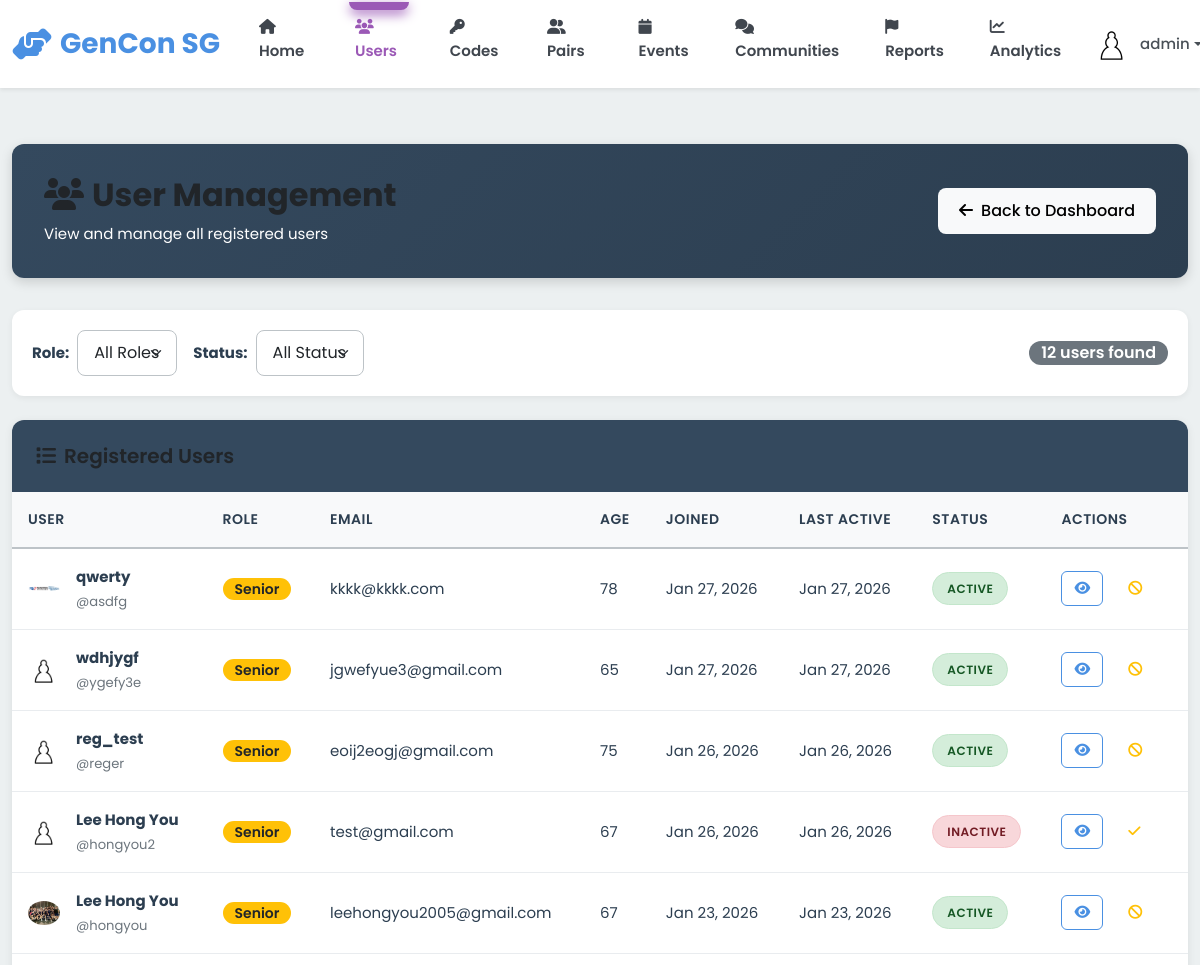
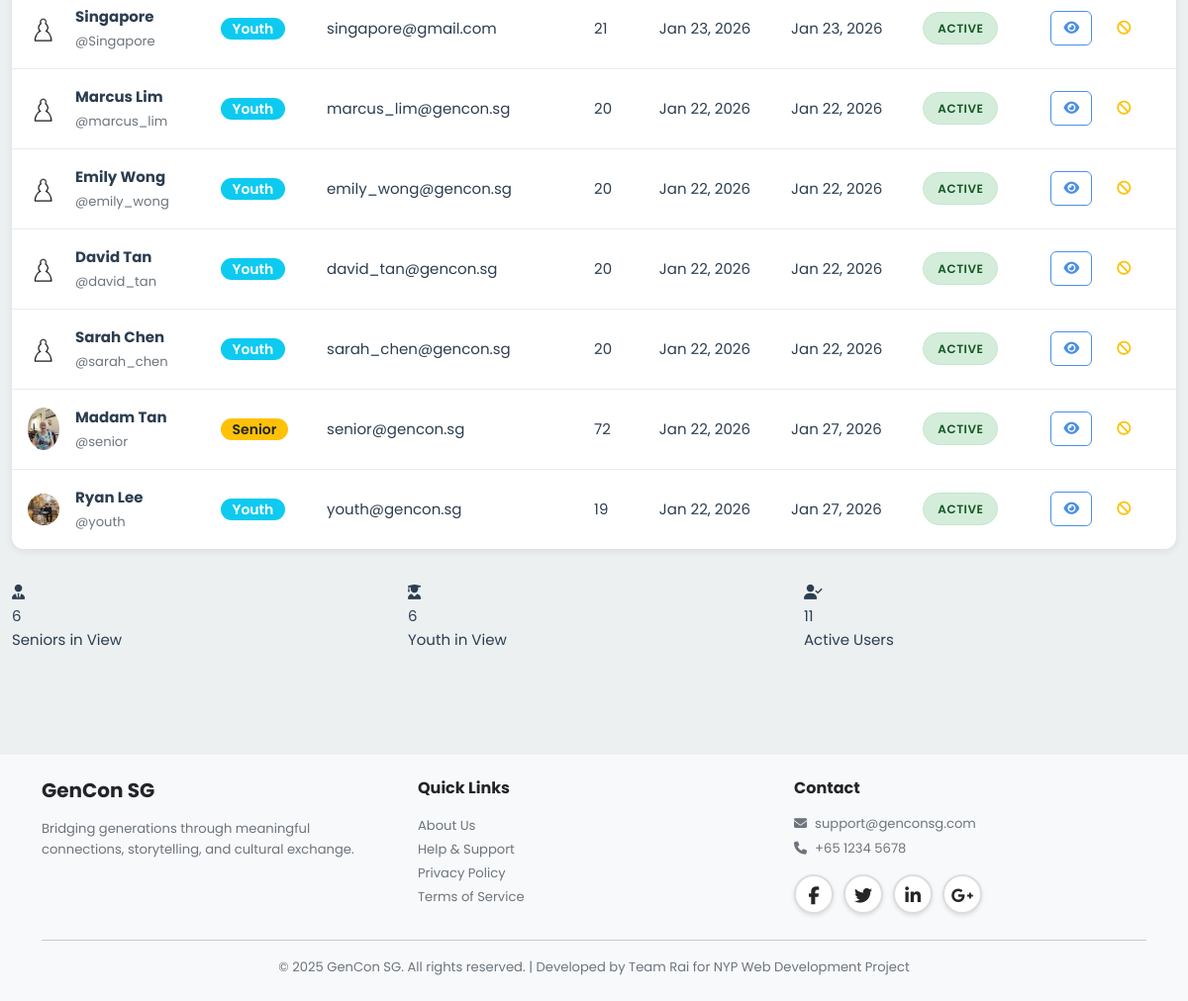
Page /admin/users (signed in) on the committed database (2 pictures, top to bottom).
### models.py (models this page shows, shortened)
class User(db.Model):
    __tablename__ = 'users'
    id = db.Column(db.Integer, primary_key=True)
    username = db.Column(db.String(80), unique=True, nullable=False, index=True)
    password_hash = db.Column(db.String(255), nullable=False)
    email = db.Column(db.String(120), unique=True, nullable=False, index=True)
    full_name = db.Column(db.String(120), nullable=False)
    phone = db.Column(db.String(20))
    age = db.Column(db.Integer, nullable=False)
    bio = db.Column(db.Text)  # User biography
    school = db.Column(db.String(255))  # School or organization for youth
    role = db.Column(db.String(20), nullable=False)  # 'senior', 'youth', or 'admin'
    elo = db.Column(db.Integer, default=1200) # Default ELO rating
    profile_picture = db.Column(db.String(255), default='images/default-avatar.png')
    disable_reason = db.Column(db.Text)
    interests_json = db.Column(db.Text)  # Stores interests as JSON array
    languages_json = db.Column(db.Text)  # Stores languages as JSON array
    accessibility_settings_json = db.Column(db.Text)  # Stores settings as JSON object
    created_at = db.Column(db.DateTime, default=datetime.utcnow, nullable=False)
    last_active = db.Column(db.DateTime, default=datetime.utcnow, nullable=False)
    is_active = db.Column(db.Boolean, default=True)
    stories = db.relationship('Story', back_populates='user', lazy='dynamic')
    sent_messages = db.relationship('Message', foreign_keys='Message.sender_id',
                                   back_populates='sender', lazy='dynamic')
    received_messages = db.relationship('Message', foreign_keys='Message.recipient_id',
                                       back_populates='recipient', lazy='dynamic')
    senior_pairs = db.relationship('Pair', foreign_keys='Pair.senior_id',
                                   back_populates='senior', lazy='dynamic')
    youth_pairs = db.relationship('Pair', foreign_keys='Pair.youth_id',
                                 back_populates='youth', lazy='dynamic')
    streak = db.relationship('Streak', back_populates='user', uselist=False)
    badges = db.relationship('Badge', back_populates='user', lazy='dynamic')
    checkins = db.relationship('Checkin', back_populates='user', lazy='dynamic')
    @property
    def interests(self):
        """Get interests as Python list from JSON string."""
        if self.interests_json:
            return json.loads(self.interests_json)
        return []
    @interests.setter
    def interests(self, value):
        """Set interests from Python list, store as JSON string."""
        self.interests_json = json.dumps(value)
    @property
    def languages(self):
        """Get languages as Python list from JSON string."""
        if self.languages_json:
            return json.loads(self.languages_json)
        return []
    @languages.setter
    def languages(self, value):
        """Set languages from Python list, store as JSON string."""
        self.languages_json = json.dumps(value)
    @property
    def accessibility_settings(self):
        """Get accessibility settings as Python dict from JSON string."""
        if self.accessibility_settings_json:
            return json.loads(self.accessibility_settings_json)
        return {}

### blueprints/admin.py (the view)
@admin_bp.route('/users')
@admin_required
def users():
    role_filter = request.args.get('role', 'all')
    status_filter = request.args.get('status', 'all')
    query = User.query.filter(User.role != 'admin')
    if role_filter != 'all':
        query = query.filter_by(role=role_filter)
    if status_filter == 'active':
        query = query.filter_by(is_active=True)
    elif status_filter == 'inactive':
        query = query.filter_by(is_active=False)
    users = query.order_by(User.created_at.desc()).all()
    return render_template('admin/users.html',
                         users=users,
                         role_filter=role_filter,
                         status_filter=status_filter)

### app.py (called while the page is built)
@app.context_processor
def inject_user():
    user_streak = 0
    if 'user_id' in session:
        from models import Streak
        streak = Streak.query.filter_by(user_id=session['user_id']).first()
        if streak:
            user_streak = streak.current_streak
    return dict(session=session, user_streak=user_streak)

@app.after_request
def add_security_headers(response):
    csp = (
        "default-src 'self'; "
        "script-src 'self' 'unsafe-inline' 'unsafe-eval' blob: https://cdn.jsdelivr.net https://cdnjs.cloudflare.com; "
        "style-src 'self' 'unsafe-inline' https://cdn.jsdelivr.net https://cdnjs.cloudflare.com https://fonts.googleapis.com; "
        "font-src 'self' https://cdnjs.cloudflare.com https://fonts.gstatic.com; "
        "img-src 'self' data: blob: https:; "
        "connect-src 'self' ws: wss: https://cdn.jsdelivr.net https://cdnjs.cloudflare.com; "
        "worker-src 'self' blob:;"
    )
    response.headers['Content-Security-Policy'] = csp
    return response

@app.template_filter('format_date')
def format_date_filter(date, format='%B %d, %Y'):
    if date:
        return (date + timedelta(hours=8)).strftime(format)
    return ''

@app.template_filter('fix_pfp')
def fix_pfp_filter(path):
    if not path:
        return 'images/default-avatar.png'
    if path.startswith('images/'):
        return path
    if path.startswith('http'):
        return path
    return f'images/{path}'

### blueprints/admin.py (called while the page is built)
def admin_required(f):
    @wraps(f)
    def decorated_function(*args, **kwargs):
        if 'user_id' not in session:
            flash('Please login to access this page', 'warning')
            return redirect(url_for('auth.login', role='admin'))
        if session.get('role') != 'admin':
            flash('Access denied. Admin privileges required.', 'danger')
            return redirect(url_for('index'))
        return f(*args, **kwargs)
    return decorated_function

### templates/admin/users.html (shortened to what this page needs)
{% extends "base.html" %}
{% block extra_css %}
<link rel="stylesheet" href="{{ url_for('static', filename='css/admin.css') }}">
{% endblock %}
{% block content %}
<div class="container-fluid py-4">
    <div class="admin-header">
        <div class="d-flex justify-content-between align-items-center">
            <div>
                <h1><i class="fas fa-users me-2"></i>User Management</h1>
                <p class="mb-0">View and manage all registered users</p>
            </div>
            <a href="{{ url_for('admin.dashboard') }}" class="btn btn-light">
                <i class="fas fa-arrow-left me-2"></i>Back to Dashboard
            </a>
        </div>
    </div>
    <div class="filter-bar">
        <form method="GET" class="d-flex gap-3 flex-wrap align-items-center w-100">
            <div class="d-flex align-items-center gap-2">
                <label for="role" class="fw-bold text-nowrap">Role:</label>
                <select name="role" id="role" class="form-select" onchange="this.form.submit()">
                    <option value="all" {% if role_filter == 'all' %}selected{% endif %}>All Roles</option>
                </select>
            </div>
            <div class="d-flex align-items-center gap-2">
                <label for="status" class="fw-bold text-nowrap">Status:</label>
                <select name="status" id="status" class="form-select" onchange="this.form.submit()">
                    <option value="all" {% if status_filter == 'all' %}selected{% endif %}>All Status</option>
                </select>
            </div>
            <div class="ms-auto">
                <span class="badge bg-secondary fs-6">{{ users|length }} users found</span>
            </div>
        </form>
    </div>
    <div class="data-table-container">
        <div class="table-header">
            <h3><i class="fas fa-list me-2"></i>Registered Users</h3>
        </div>
        {% if users %}
        <table class="data-table">
            <thead>
                <tr>
                    <th>User</th>
                    <th>Role</th>
                    <th>Email</th>
                    <th>Age</th>
                    <th>Joined</th>
                    <th>Last Active</th>
                    <th>Status</th>
                    <th>Actions</th>
                </tr>
            </thead>
            <tbody>
                {% for user in users %}
                <tr>
                    <td>
                        <div class="d-flex align-items-center gap-2">
                                    <img src="{{ url_for('static', filename=user.profile_picture|fix_pfp) }}"
                                         alt="{{ user.username }}"
                                         class="rounded-circle me-2"
                                         width="32" height="32"
                                         style="object-fit: cover;">
                            <div>
                                <div class="fw-bold">{{ user.full_name }}</div>
                                <small class="text-muted">@{{ user.username }}</small>
                            </div>
                        </div>
                    </td>
                    <td>
                        <span class="badge {% if user.role == 'senior' %}bg-warning text-dark{% else %}bg-info{% endif %}">
                            {{ user.role|capitalize }}
                        </span>
                    </td>
                    <td>{{ user.email }}</td>
                    <td>{{ user.age }}</td>
                    <td>{{ user.created_at|format_date('%b %d, %Y') }}</td>
                    <td>{{ user.last_active|format_date('%b %d, %Y') }}</td>
                    <td>
                        {% if user.is_active %}
                        <span class="status-badge active">Active</span>
                        {% else %}
                        <span class="status-badge inactive">Inactive</span>
                        {% endif %}
                    </td>
                    <td>
                        <div class="d-flex gap-1">
                            <a href="{{ url_for('admin.user_detail', user_id=user.id) }}"
                               class="btn btn-sm btn-outline-primary table-action-btn"
                               title="View Details">
                                <i class="fas fa-eye"></i>
                            </a>
                            <form action="{{ url_for('admin.toggle_user_status', user_id=user.id) }}" method="POST" class="d-inline">
                                <button type="submit" class="btn btn-sm btn-outline-warning table-action-btn"
                                        title="{{ 'Deactivate' if user.is_active else 'Activate' }} User">
                                    <i class="fas {{ 'fa-ban' if user.is_active else 'fa-check' }}"></i>
                                </button>
                            </form>
                        </div>
                    </td>
                </tr>
                {% endfor %}
            </tbody>
        </table>
        {% else %}
        <div class="text-center py-5">
            <i class="fas fa-users fa-3x text-muted mb-3"></i>
            <h5 class="text-muted">No users found</h5>
            <p class="text-muted">Try adjusting your filters</p>
        </div>
        {% endif %}
    </div>
    <div class="row mt-4">
        <div class="col-md-4">
            <div class="stat-card seniors">
                <div class="stat-icon"><i class="fas fa-user-tie"></i></div>
                <div class="stat-value">{{ users|selectattr('role', 'equalto', 'senior')|list|length }}</div>
                <div class="stat-label">Seniors in View</div>
            </div>
        </div>
        <div class="col-md-4">
            <div class="stat-card youth">
                <div class="stat-icon"><i class="fas fa-user-graduate"></i></div>
                <div class="stat-value">{{ users|selectattr('role', 'equalto', 'youth')|list|length }}</div>
                <div class="stat-label">Youth in View</div>
            </div>
        </div>
        <div class="col-md-4">
            <div class="stat-card">
                <div class="stat-icon"><i class="fas fa-user-check"></i></div>
                <div class="stat-value">{{ users|selectattr('is_active')|list|length }}</div>
                <div class="stat-label">Active Users</div>
            </div>
        </div>
    </div>
</div>
{% endblock %}

### static/css/main.css (style rules this page uses)
:root { --primary-color: #4A90E2; --primary-hover: #357ABD; --secondary-color: #7B68EE; --success-color: #28A745; --warning-color: #FFC107; --danger-color: #DC3545; --info-color: #17A2B8; --senior-primary: #E67E22; --senior-secondary: #2ECC71; --senior-accent: #F39C12; --youth-primary: #9B59B6; --youth-secondary: #3498DB; --youth-accent: #E74C3C; --admin-primary: #34495E; --admin-secondary: #16A085; --admin-accent: #E67E22; --white: #FFFFFF; --black: #000000; --gray-100: #F8F9FA; --gray-200: #E9ECEF; --gray-300: #DEE2E6; --gray-400: #CED4DA; --gray-500: #ADB5BD; --gray-600: #6C757D; --gray-700: #495057; --gray-800: #343A40; --gray-900: #212529; --font-family: 'Poppins', -apple-system, BlinkMacSystemFont, 'Segoe UI', sans-serif; --font-size-base: 16px; --font-size-sm: 14px; --font-size-lg: 18px; --font-size-xl: 20px; --font-size-xxl: 24px; --font-weight-light: 300; --font-weight-normal: 400; --font-weight-medium: 500; --font-weight-semibold: 600; --font-weight-bold: 700; --spacing-xs: 0.25rem; --spacing-sm: 0.5rem; --spacing-md: 1rem; --spacing-lg: 1.5rem; --spacing-xl: 2rem; --spacing-xxl: 3rem; --border-radius-sm: 0.25rem; --border-radius-md: 0.5rem; --border-radius-lg: 1rem; --border-radius-xl: 1.5rem; --border-radius-pill: 50rem; --shadow-sm: 0 1px 2px rgba(0, 0, 0, 0.05); --shadow-md: 0 4px 6px rgba(0, 0, 0, 0.1); --shadow-lg: 0 10px 15px rgba(0, 0, 0, 0.15); --shadow-xl: 0 20px 25px rgba(0, 0, 0, 0.2); --transition-fast: 150ms ease-in-out; --transition-base: 300ms ease-in-out; --transition-slow: 500ms ease-in-out; --z-dropdown: 1000; --z-sticky: 1020; --z-fixed: 1030; --z-modal-backdrop: 1040; --z-modal: 1050; --z-popover: 1060; --z-tooltip: 1070; }
* { margin: 0; padding: 0; box-sizing: border-box; }
a { text-decoration: none; color: inherit; transition: color var(--transition-fast); }
img { max-width: 100%; height: auto; display: block; }
body { font-family: var(--font-family); font-size: var(--font-size-base); font-weight: var(--font-weight-normal); line-height: 1.6; color: var(--gray-900); background-color: var(--gray-100); overflow-x: hidden; }
h1, h2, h3, h4, h5, h6 { font-weight: var(--font-weight-bold); line-height: 1.2; margin-bottom: var(--spacing-md); color: var(--gray-900); }
h1 { font-size: 2.5rem; }
h3 { font-size: 1.75rem; }
p { margin-bottom: var(--spacing-md); }
.text-muted { color: var(--gray-600) !important; }
.btn { display: inline-block; font-weight: var(--font-weight-medium); text-align: center; white-space: nowrap; vertical-align: middle; user-select: none; border: 1px solid transparent; padding: 0.625rem 1.25rem; font-size: var(--font-size-base); line-height: 1.5; border-radius: var(--border-radius-md); transition: all var(--transition-base); cursor: pointer; }
.btn-outline-primary { color: var(--primary-color); border-color: var(--primary-color); background-color: transparent; }
.btn-sm { padding: 0.375rem 0.75rem; font-size: var(--font-size-sm); }
.badge { display: inline-block; padding: 0.25rem 0.75rem; font-size: 0.875rem; font-weight: var(--font-weight-semibold); line-height: 1; text-align: center; white-space: nowrap; vertical-align: baseline; border-radius: var(--border-radius-pill); }
.mt-4 { margin-top: var(--spacing-lg); }
.d-flex { display: flex; }
.justify-content-between { justify-content: space-between; }
.align-items-center { align-items: center; }
.flex-wrap { flex-wrap: wrap; }
.gap-1 { gap: var(--spacing-xs); }
.gap-2 { gap: var(--spacing-sm); }
.gap-3 { gap: var(--spacing-md); }
.fw-bold { font-weight: var(--font-weight-bold); }
.rounded-circle { border-radius: 50%; }

### rows in the picture
User: profile_picture (picture), full_name "qwerty", username "asdfg", role "Senior", email "kkkk@kkkk.com", age "78", created_at "Jan 27, 2026", last_active "Jan 27, 2026", is_active "ACTIVE"
User: profile_picture (placeholder picture), full_name "wdhjygf", username "ygefy3e", role "Senior", email "jgwefyue3@gmail.com", age "65", created_at "Jan 27, 2026", last_active "Jan 27, 2026", is_active "ACTIVE"
User: profile_picture (placeholder picture), full_name "reg_test", username "reger", role "Senior", email "eoij2eogj@gmail.com", age "75", created_at "Jan 26, 2026", last_active "Jan 26, 2026", is_active "ACTIVE"
User: profile_picture (placeholder picture), full_name "Lee Hong You", username "hongyou2", role "Senior", email "test@gmail.com", age "67", created_at "Jan 26, 2026", last_active "Jan 26, 2026", is_active "INACTIVE"
User: profile_picture (picture), full_name "Lee Hong You", username "hongyou", role "Senior", email "leehongyou2005@gmail.com", age "67", created_at "Jan 23, 2026", last_active "Jan 23, 2026", is_active "ACTIVE"
User: profile_picture (placeholder picture), full_name "Singapore", username "Singapore", role "Youth", email "singapore@gmail.com", age "21", created_at "Jan 23, 2026", last_active "Jan 23, 2026", is_active "ACTIVE"
User: profile_picture (placeholder picture), full_name "Marcus Lim", username "marcus_lim", role "Youth", email "marcus_lim@gencon.sg", age "20", created_at "Jan 22, 2026", last_active "Jan 22, 2026", is_active "ACTIVE"
User: profile_picture (placeholder picture), full_name "Emily Wong", username "emily_wong", role "Youth", email "emily_wong@gencon.sg", age "20", created_at "Jan 22, 2026", last_active "Jan 22, 2026", is_active "ACTIVE"
User: profile_picture (placeholder picture), full_name "David Tan", username "david_tan", role "Youth", email "david_tan@gencon.sg", age "20", created_at "Jan 22, 2026", last_active "Jan 22, 2026", is_active "ACTIVE"
User: profile_picture (placeholder picture), full_name "Sarah Chen", username "sarah_chen", role "Youth", email "sarah_chen@gencon.sg", age "20", created_at "Jan 22, 2026", last_active "Jan 22, 2026", is_active "ACTIVE"
User: profile_picture (picture), full_name "Madam Tan", username "senior", role "Senior", email "senior@gencon.sg", age "72", created_at "Jan 22, 2026", last_active "Jan 27, 2026", is_active "ACTIVE"
User: profile_picture (picture), full_name "Ryan Lee", username "youth", role "Youth", email "youth@gencon.sg", age "19", created_at "Jan 22, 2026", last_active "Jan 27, 2026", is_active "ACTIVE"

### other values in the picture
{{ session.username }} "admin"
{{ users|length }} "12"
{{ users|selectattr('role', 'equalto', 'senior')|list|length }} "6"
{{ users|selectattr('role', 'equalto', 'youth')|list|length }} "6"
{{ users|selectattr('is_active')|list|length }} "11"
